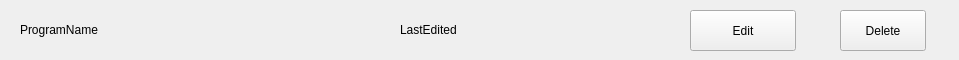
<?xml version="1.0" encoding="UTF-8"?>
<ui version="4.0">
 <class>Form</class>
 <widget class="QWidget" name="Form">
  <property name="geometry">
   <rect>
    <x>0</x>
    <y>0</y>
    <width>959</width>
    <height>60</height>
   </rect>
  </property>
  <property name="windowTitle">
   <string>Form</string>
  </property>
  <widget class="QPushButton" name="btnEdit">
   <property name="geometry">
    <rect>
     <x>690</x>
     <y>10</y>
     <width>106</width>
     <height>41</height>
    </rect>
   </property>
   <property name="text">
    <string>Edit</string>
   </property>
  </widget>
  <widget class="QPushButton" name="btnDelete">
   <property name="geometry">
    <rect>
     <x>840</x>
     <y>10</y>
     <width>86</width>
     <height>41</height>
    </rect>
   </property>
   <property name="text">
    <string>Delete</string>
   </property>
  </widget>
  <widget class="QLabel" name="labelLastEdited">
   <property name="geometry">
    <rect>
     <x>400</x>
     <y>15</y>
     <width>166</width>
     <height>29</height>
    </rect>
   </property>
   <property name="text">
    <string>LastEdited</string>
   </property>
  </widget>
  <widget class="QLabel" name="labelName">
   <property name="geometry">
    <rect>
     <x>20</x>
     <y>15</y>
     <width>291</width>
     <height>29</height>
    </rect>
   </property>
   <property name="text">
    <string>ProgramName</string>
   </property>
  </widget>
 </widget>
 <resources/>
 <connections/>
</ui>
